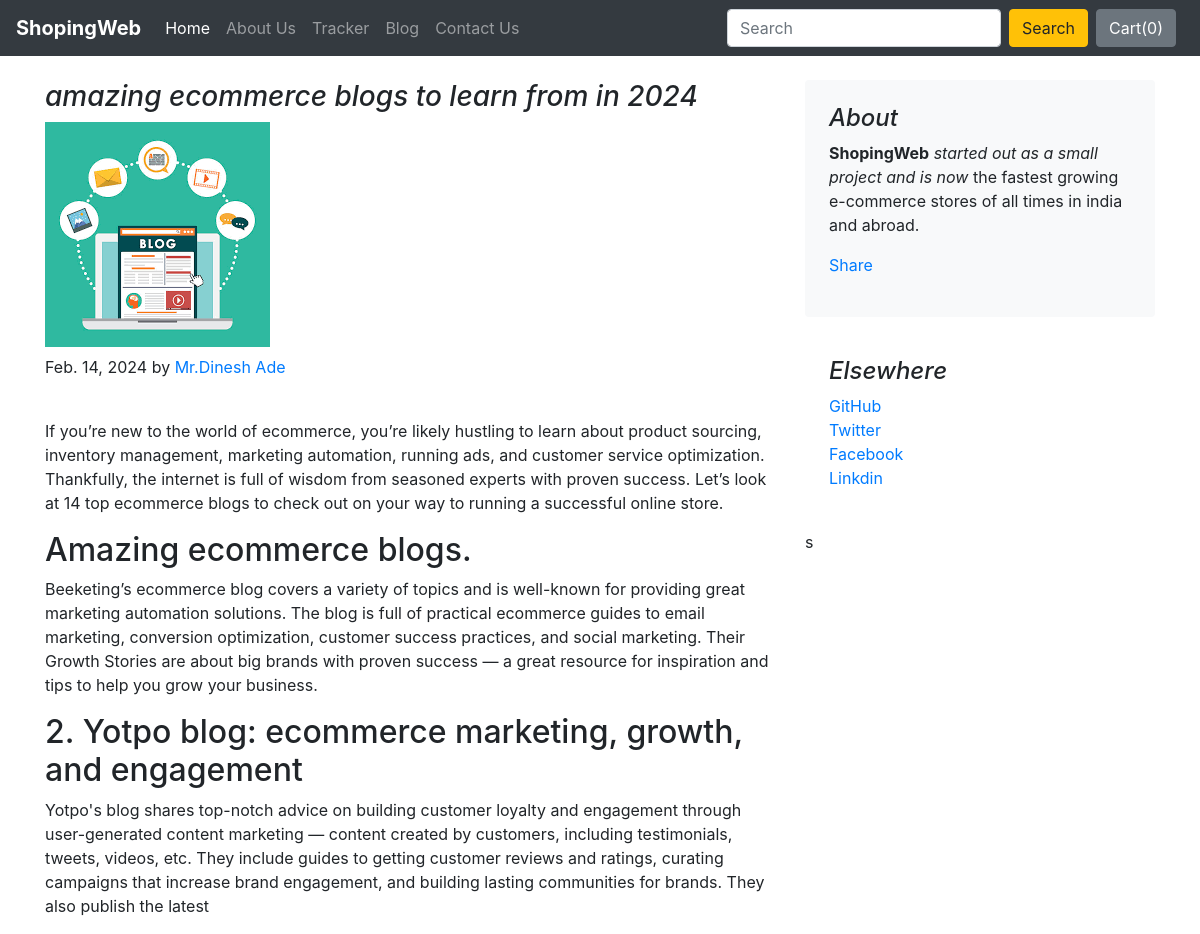
The page /blog/blogpost/1 on the database its author committed.
### blog/models.py (models this page shows)
class Blogpost(models.Model):
    post_id = models.AutoField(primary_key=True)
    title = models.CharField(max_length=50)
    head0 = models.CharField(max_length=500, default="")
    chead0 = models.CharField(max_length=5000, default="")
    head1 = models.CharField(max_length=500, default="")
    chead1 = models.CharField(max_length=5000, default="")
    head2 = models.CharField(max_length=500, default="")
    chead2 = models.CharField(max_length=5000, default="")
    pub_date = models.DateField()
    thumbnail = models.ImageField(upload_to='shop/images', default="")
    def __str__(self):
        return self.title

### blog/views.py (the view)
# urls.py: path("blogpost/<int:id>", views.blogpost, name="blogHome")
def blogpost(request, id):
    post = Blogpost.objects.filter(post_id = id)[0]
    print(post)
    return render(request, 'blog/blogpost.html',{'post':post})

### blog/templates/blog/blogpost.html (shortened to what this page needs)
{% extends 'blog/basic.html' %}
{% block body %}
<div class="container">
    <div class="row mt-4">
        <div class="col-md-8 blog-main">
            <h3 class="font-italic">
                {{post.title}}
            </h3>
            <div class="image-data">
                <img src="/media/{{post.thumbnail}}">
            </div>
            <div class="blog-post">
                <p class="blog-post-meta">{{post.pub_date}} by <a href="#">Mr.Dinesh Ade</a></p>
                <div class="fb-like" data-href="http://127.0.0.1:8000/blog/blogpost/{{post.post_id}}" data-layout="standard" data-action="like" data-size="large" data-show-faces="false" data-share="true"></div><br>
                <p>{{post.chead0}}</p>
                <h2>{{post.head1}}</h2>
                <p>{{post.chead1}}</p>
                <h2>{{post.head2}}</h2>
                <p>{{post.chead2}}</p>
            </div>
        </div>
        <aside class="col-md-4 blog-sidebar">
            <div class="p-4 mb-3 bg-light rounded">
                <h4 class="font-italic">About</h4>
                <p class="mb-0"><b>ShopingWeb</b> <em>started out as a small project and is now</em> the fastest growing e-commerce stores of all times in india and abroad.</p>
                <div class="my-3 fb-share-button" data-href="http://127.0.0.1:8000/blog/blogpost/{{post.post_id}}" data-layout="button_count" data-size="large"><a target="_blank" href="https://www.facebook.com/sharer/sharer.php?u=http%3A%2F%2F127.0.0.1%3A8000%2Fblog%2Fblogpost%2F4&src=sdkpreparse" class="fb-xfbml-parse-ignore">Share</a></div>
            </div>
            <div class="p-4">
                <h4 class="font-italic">Elsewhere</h4>
                <ol class="list-unstyled">
                    <li><a href="https://dineshade.github.io/Ecommerce/">GitHub</a></li>
                    <li><a href="#">Twitter</a></li>
                    <li><a href="https://www.facebook.com/codingtech0">Facebook</a></li>
                    <li><a href="https://www.linkedin.com/in/dinesh-ade-bb2a05288?utm_source=share&utm_campaign=share_via&utm_content=profile&utm_medium=android_app">Linkdin</a></li>
                </ol>
            </div>s
        </aside>
    </div>
</div>
{% endblock %}

### rows shown on the page
Blogpost: title "amazing ecommerce blogs to learn from in 2024", thumbnail (picture), pub_date "Feb. 14, 2024", chead0 "If you’re new to the world of ecommerce, you’re likely hustling to learn about product sourcing, inventory management, marketing automation, running ads, and customer service optimization. Thankfully, the internet is full of wisdom from seasoned experts with proven success. Let’s look at 14 top ecommerce blogs to check out on your way to running a successful online store.", head1 "Amazing ecommerce blogs.", chead1 "Beeketing’s ecommerce blog covers a variety of topics and is well-known for providing great marketing automation solutions. The blog is full of practical ecommerce guides to email marketing, conversion optimization, customer success practices, and social marketing. Their Growth Stories are about big brands with proven success — a great resource for inspiration and tips to help you grow your business.", head2 "2. Yotpo blog: ecommerce marketing, growth, and engagement", chead2 "Yotpo's blog shares top-notch advice on building customer loyalty and engagement through user-generated content marketing — content created by customers, including testimonials, tweets, videos, etc. They include guides to getting customer reviews and ratings, curating campaigns that increase brand engagement, and building lasting communities for brands. They also publish the latest"
